Frame 1 (no input): blank canvas, image omitted
Frame 60 (the mouse pressed at the canvas centre just before this capture): blank canvas, image omitted
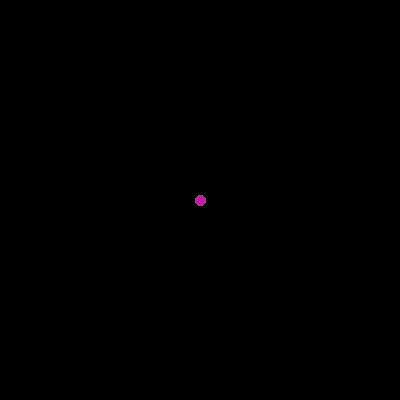
Frame 120 (the mouse held since frame 60 and released just before this capture)

The Processing sketch whose frames 1 and 60 were blank and that drew this single picture after the mouse press (run headless with seeded random() and noise(); from frame 60 on, the mouse is pressed at the canvas centre):

// Processing sketch: processing_148826
// ── processing_148826.pde

void setup() {
  size(400, 400);
  background(0, 0, 0);
}

void draw() {
  
  if(mousePressed){
    int x = mouseX;
    int y = mouseY;
    
    float c1,c2,c3;
    c1 = random(255);
    c2 = random(255);
    c3 = random(255);
    stroke(c1, c2, c3);
    strokeWeight(10);
    
    line(200, 200, mouseX, mouseY);
  }
}
